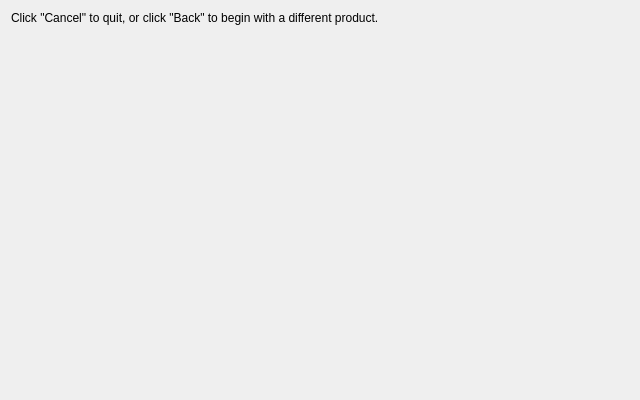
<?xml version="1.0" encoding="UTF-8"?>
<ui version="4.0">
 <class>TemplateDesignerContinuousPage</class>
 <widget class="QWidget" name="TemplateDesignerContinuousPage">
  <property name="geometry">
   <rect>
    <x>0</x>
    <y>0</y>
    <width>640</width>
    <height>400</height>
   </rect>
  </property>
  <property name="sizePolicy">
   <sizepolicy hsizetype="Minimum" vsizetype="Minimum">
    <horstretch>0</horstretch>
    <verstretch>0</verstretch>
   </sizepolicy>
  </property>
  <property name="minimumSize">
   <size>
    <width>640</width>
    <height>400</height>
   </size>
  </property>
  <property name="windowTitle">
   <string>Form</string>
  </property>
  <layout class="QVBoxLayout" name="verticalLayout">
   <property name="spacing">
    <number>18</number>
   </property>
   <item>
    <widget class="QLabel" name="label_2">
     <property name="text">
      <string>&lt;html&gt;&lt;head/&gt;&lt;body&gt;&lt;p&gt;Click &amp;quot;Cancel&amp;quot; to quit, or click &amp;quot;Back&amp;quot; to begin with a different product.&lt;/p&gt;&lt;/body&gt;&lt;/html&gt;</string>
     </property>
     <property name="wordWrap">
      <bool>true</bool>
     </property>
    </widget>
   </item>
   <item>
    <spacer name="verticalSpacer">
     <property name="orientation">
      <enum>Qt::Vertical</enum>
     </property>
     <property name="sizeHint" stdset="0">
      <size>
       <width>20</width>
       <height>40</height>
      </size>
     </property>
    </spacer>
   </item>
  </layout>
 </widget>
 <resources/>
 <connections/>
</ui>
